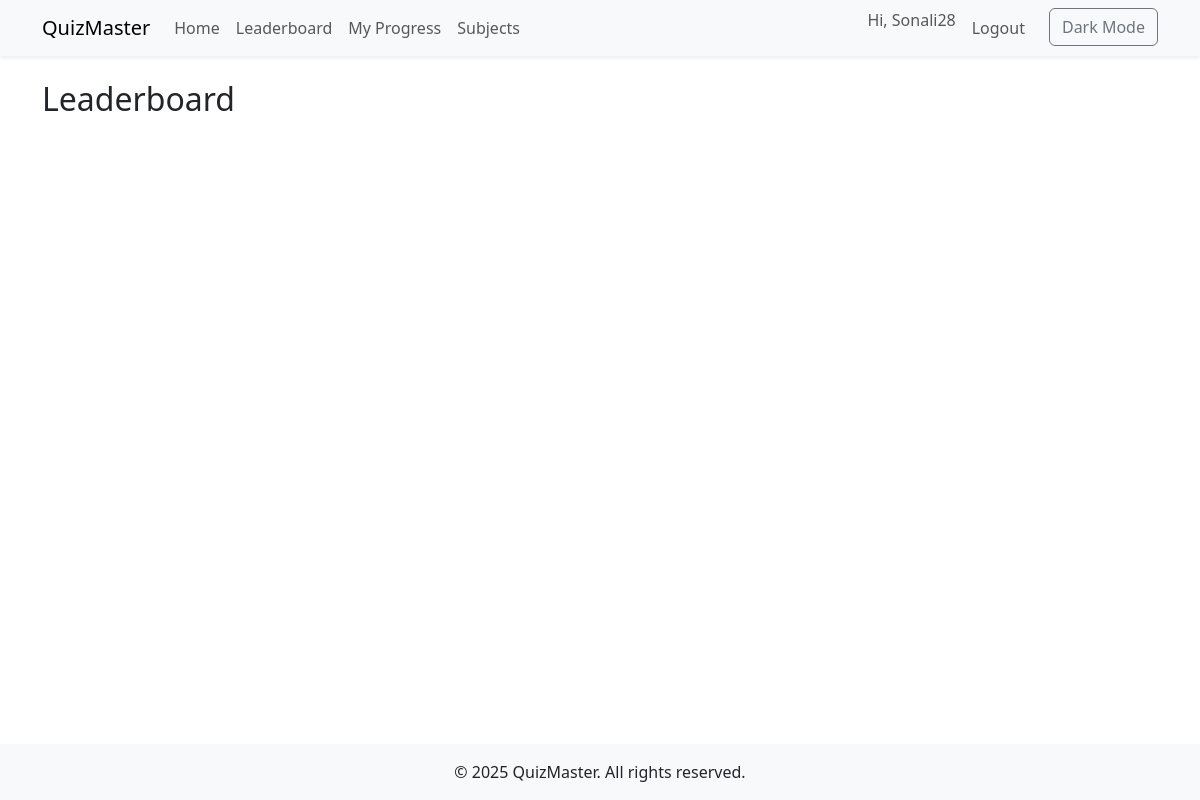
Page /leaderboard/ (signed in) on the earlier database version.
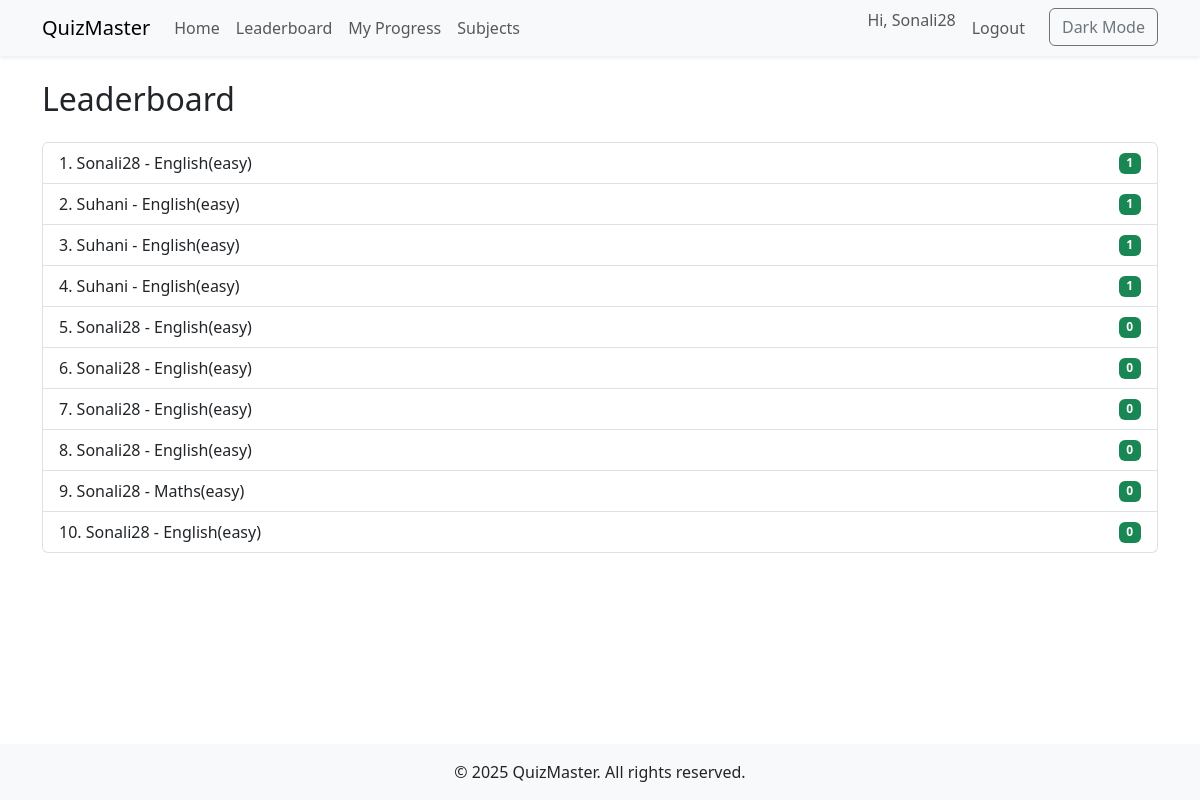
Same page on the later database version.
### quiz/models.py (models this page shows, shortened)
class UserQuizAttempt(models.Model):
    user = models.ForeignKey(User, on_delete=models.CASCADE)
    quiz = models.ForeignKey(Quiz, on_delete=models.CASCADE)
    score = models.IntegerField()
    date = models.DateTimeField(auto_now_add=True)

class Quiz(models.Model):
    title = models.CharField(max_length=200)
    category = models.ForeignKey(Category, on_delete=models.CASCADE)
    tags = models.ManyToManyField(Tag, blank=True)
    duration = models.PositiveIntegerField(help_text="Duration in minutes", default=5)

### quiz/views.py (the view)
# urls.py: path('leaderboard/', views.leaderboard, name='leaderboard'),
@login_required
def leaderboard(request):
    attempts = UserQuizAttempt.objects.select_related('user', 'quiz').order_by('-score', 'date')[:10]
    return render(request, 'quiz/leaderboard.html', {'attempts': attempts})

### templates/quiz/leaderboard.html
{% extends 'base.html' %}
{% block content %}
  <h2 class="mb-4">Leaderboard</h2>
  <ul class="list-group">
    {% for attempt in attempts %}
      <li class="list-group-item d-flex justify-content-between align-items-center">
        <div>{{ forloop.counter }}. {{ attempt.user.username }} - {{ attempt.quiz.title }}</div>
        <span class="badge bg-success">{{ attempt.score }}</span>
      </li>
    {% endfor %}
  </ul>
{% endblock %}

### templates/base.html (shortened to what this page needs)
<!DOCTYPE html>
<html lang="en">
<head>
  <link href="https://cdn.jsdelivr.net/npm/bootstrap@5.3.0/dist/css/bootstrap.min.css" rel="stylesheet">
</head>
<body class="d-flex flex-column min-vh-100">
  <nav class="navbar navbar-expand-lg navbar-light bg-light shadow-sm">
    <div class="container">
      <a class="navbar-brand" href="{ % url 'quiz_list' % }">QuizMaster</a>
      <div class="collapse navbar-collapse" id="navMenu">
        <ul class="navbar-nav me-auto mb-2 mb-lg-0">
          <li class="nav-item"><a class="nav-link" href="{% url 'quiz_list' %}">Home</a></li>
          <li class="nav-item"><a class="nav-link" href="{% url 'leaderboard' %}">Leaderboard</a></li>
          <li class="nav-item"><a class="nav-link" href="{% url 'user_progress' %}">My Progress</a></li>
          <li class="nav-item">
            <a class="nav-link" href="{% url 'subject_list' %}">Subjects</a>
          </li>
        </ul>
        <ul class="navbar-nav ms-auto">
          {% if user.is_authenticated %}
            <li class="nav-item"><span class="navbar-text me-2">Hi, {{ user.username }}</span></li>
            <li class="nav-item"><a class="nav-link" href="/logout/">Logout</a></li>
          {% else %}
            <li class="nav-item"><a class="nav-link" href="/login/">Login</a></li>
            <li class="nav-item"><a class="nav-link" href="/register/">Register</a></li>
          {% endif %}
          <li class="nav-item"><button class="btn btn-outline-secondary ms-3" onclick="toggleDarkMode()">Dark Mode</button></li>
        </ul>
      </div>
    </div>
  </nav>
  <main class="container flex-fill py-4">
    {% block content %}{% endblock %}
  </main>
  <footer class="bg-light text-center py-3 mt-auto">
    <div class="container">&copy; 2025 QuizMaster. All rights reserved.</div>
  </footer>
</body>
</html>

Differences in the rows shown:
added UserQuizAttempt: user.username "Sonali28", quiz "English(easy)", score "1"
added UserQuizAttempt: user.username "Suhani", quiz "English(easy)", score "1"
added UserQuizAttempt: user.username "Suhani", quiz "English(easy)", score "1"
added UserQuizAttempt: user.username "Suhani", quiz "English(easy)", score "1"
added UserQuizAttempt: user.username "Sonali28", quiz "English(easy)", score "0"
added UserQuizAttempt: user.username "Sonali28", quiz "English(easy)", score "0"
added UserQuizAttempt: user.username "Sonali28", quiz "English(easy)", score "0"
added UserQuizAttempt: user.username "Sonali28", quiz "English(easy)", score "0"
added UserQuizAttempt: user.username "Sonali28", quiz "Maths(easy)", score "0"
added UserQuizAttempt: user.username "Sonali28", quiz "English(easy)", score "0"
